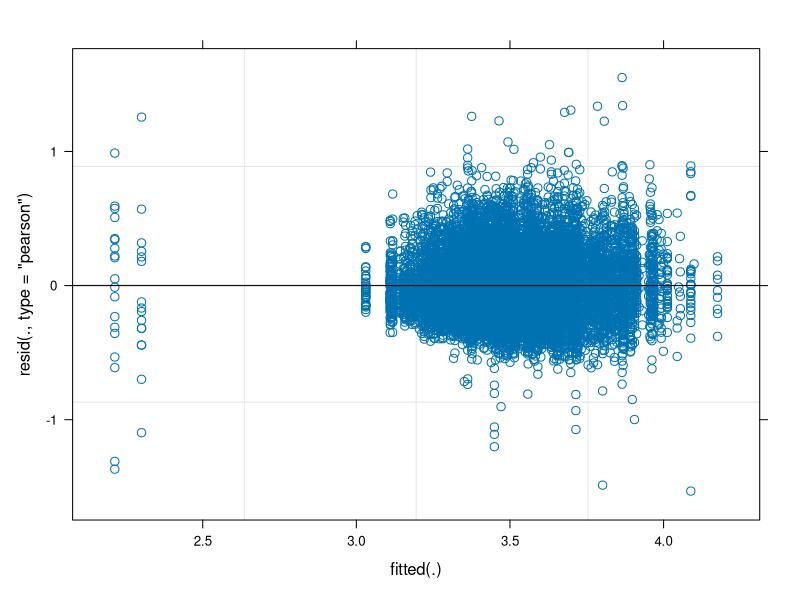
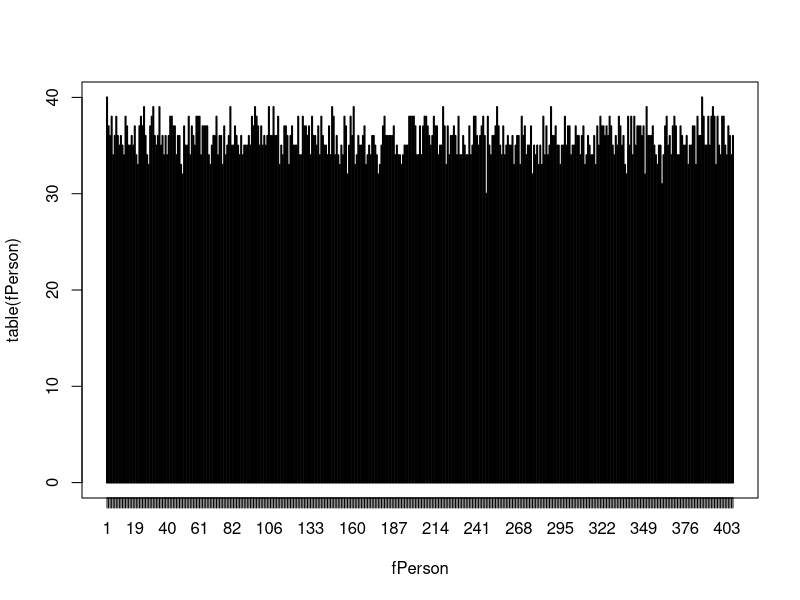
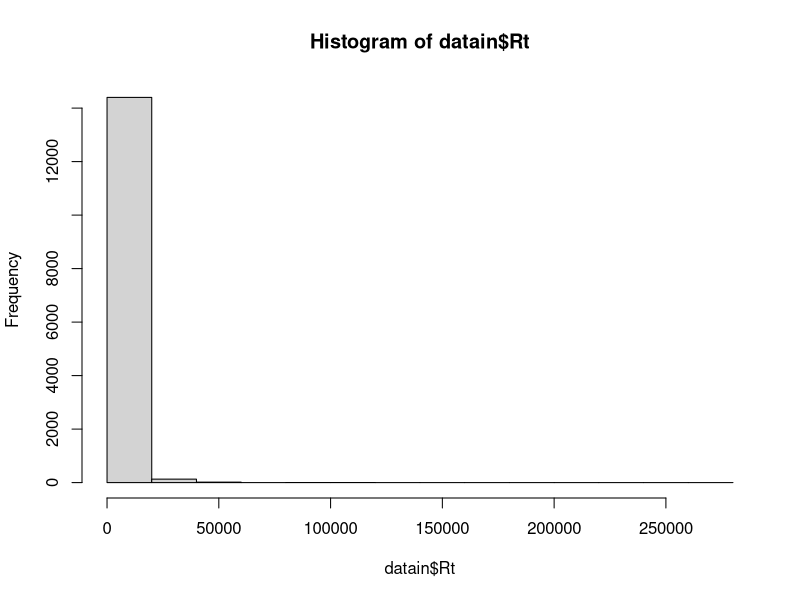
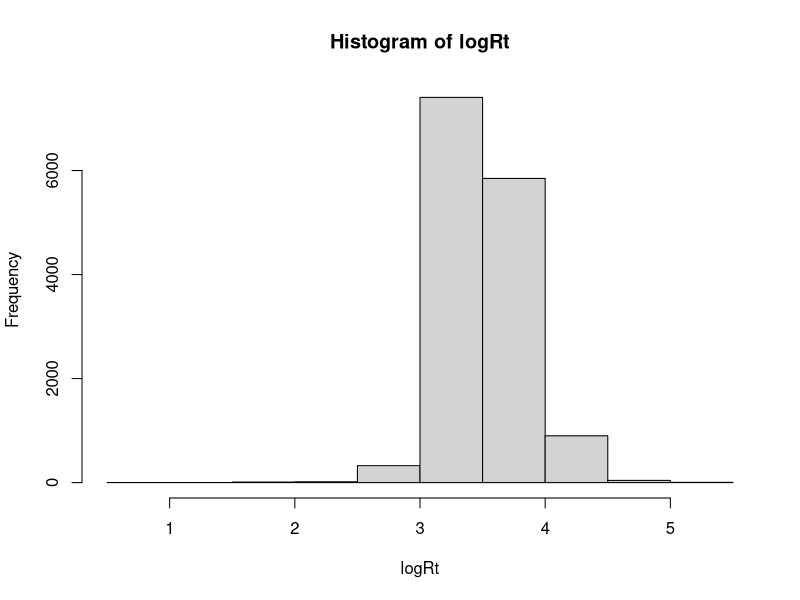
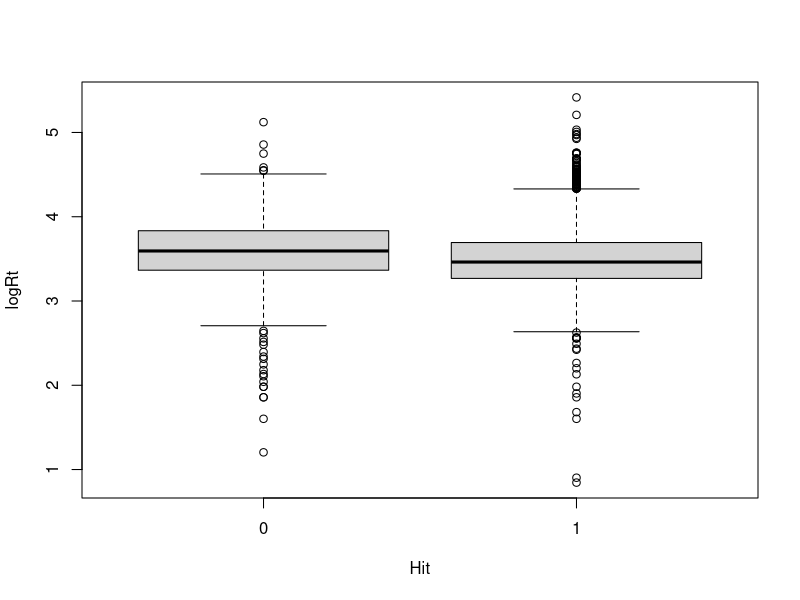
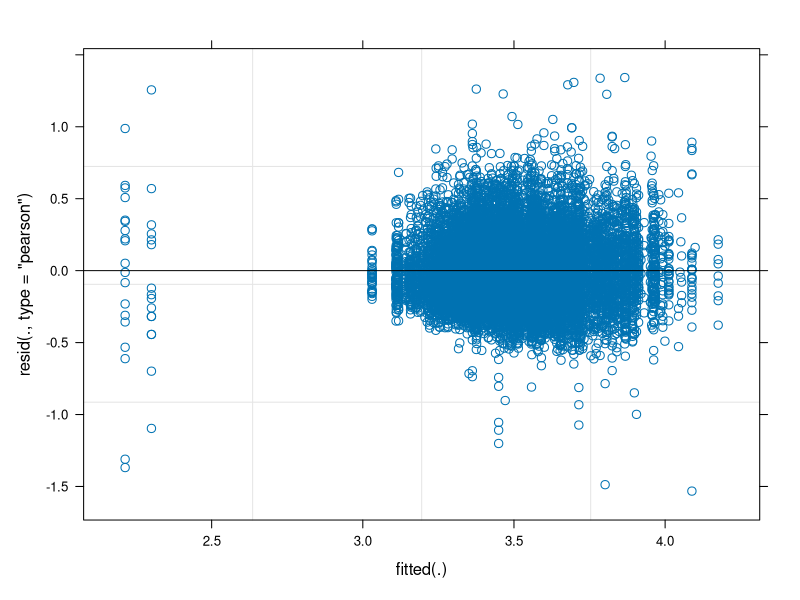
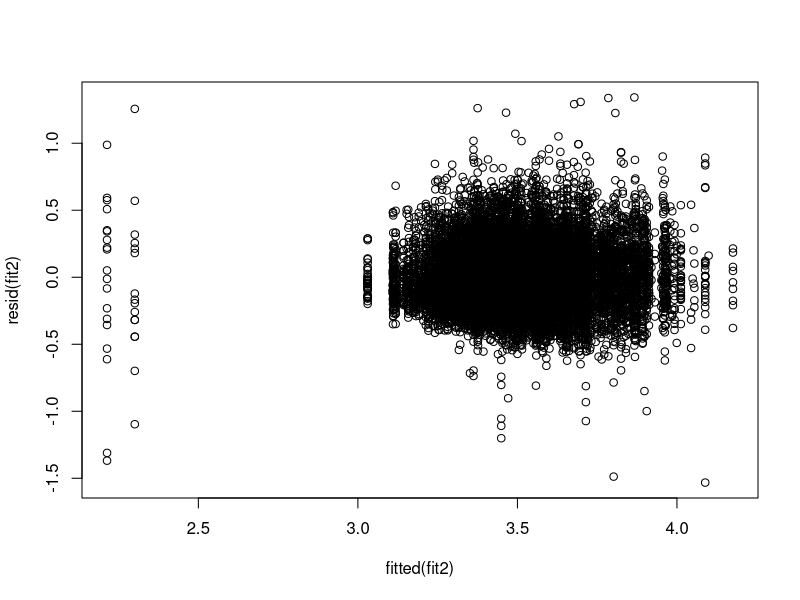

These figures' R source, in order:
#Read in the data
datain = read.csv("results.csv")

#Recode into factors
fPerson = factor(datain$Person)
logRt = log10(datain$Rt)

#Load package
library(lmerTest)

#Fit models
fit = lmer(logRt ~ Hit + (1|fPerson), data=datain) #Random Intercept
fit.f = lmer(logRt ~ Hit + (1+Hit|fPerson), data=datain) #Random Slope & Intercept
summary(fit)
summary(fit.f)
anova(fit)

AIC(fit,fit.f) #Compare models (smaller is better)

plot(fit) #Check out residuals

#Examine the data
table(datain$Hit)
plot(table(fPerson))
range(table(fPerson))
summary(datain$Rt)

#Plot the data
hist(datain$Rt)
hist(logRt)
boxplot(logRt~Hit,data=datain)

#Remove one large outlier
data2 = subset(datain,datain$Rt < 260000)

#Refit model
fPerson2 = factor(data2$Person)
logRt2 = log10(data2$Rt)
fit2 = lmer(logRt2 ~ Hit + (1|fPerson2), data=data2)
summary(fit2)

#Plot residuals
plot(fit2)
plot(fitted(fit2),resid(fit2))

#Identify large outliers (very fast response)
out = data.frame(fPerson,fitted(fit))
colnames(out)[2] = "fitted"
colnames(out)
subset(out,out$fitted<3)
